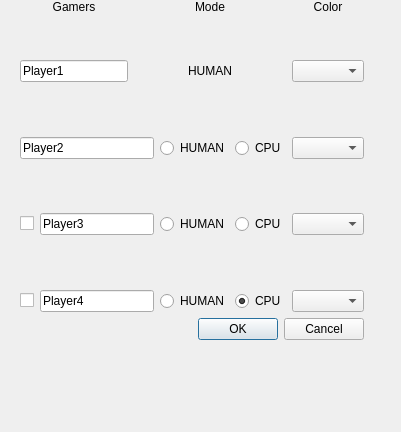
<?xml version="1.0" encoding="UTF-8"?>
<ui version="4.0">
 <class>GameplaySettings</class>
 <widget class="QDialog" name="GameplaySettings">
  <property name="geometry">
   <rect>
    <x>0</x>
    <y>0</y>
    <width>401</width>
    <height>432</height>
   </rect>
  </property>
  <property name="windowTitle">
   <string>Dialog</string>
  </property>
  <widget class="QWidget" name="layoutWidget">
   <property name="geometry">
    <rect>
     <x>20</x>
     <y>0</y>
     <width>344</width>
     <height>410</height>
    </rect>
   </property>
   <layout class="QVBoxLayout" name="verticalLayout">
    <item>
     <layout class="QGridLayout" name="gridLayout">
      <item row="0" column="2">
       <widget class="QLabel" name="label_5">
        <property name="text">
         <string>Mode</string>
        </property>
        <property name="alignment">
         <set>Qt::AlignCenter</set>
        </property>
       </widget>
      </item>
      <item row="3" column="0">
       <widget class="QLineEdit" name="lineEditP1">
        <property name="text">
         <string>Player1</string>
        </property>
       </widget>
      </item>
      <item row="2" column="2">
       <spacer name="verticalSpacer_4">
        <property name="orientation">
         <enum>Qt::Vertical</enum>
        </property>
        <property name="sizeHint" stdset="0">
         <size>
          <width>20</width>
          <height>40</height>
         </size>
        </property>
       </spacer>
      </item>
      <item row="3" column="1">
       <spacer name="horizontalSpacer">
        <property name="orientation">
         <enum>Qt::Horizontal</enum>
        </property>
        <property name="sizeHint" stdset="0">
         <size>
          <width>40</width>
          <height>20</height>
         </size>
        </property>
       </spacer>
      </item>
      <item row="3" column="2">
       <widget class="QLabel" name="label_2">
        <property name="text">
         <string>HUMAN</string>
        </property>
        <property name="alignment">
         <set>Qt::AlignCenter</set>
        </property>
       </widget>
      </item>
      <item row="2" column="0">
       <spacer name="verticalSpacer_9">
        <property name="orientation">
         <enum>Qt::Vertical</enum>
        </property>
        <property name="sizeHint" stdset="0">
         <size>
          <width>20</width>
          <height>40</height>
         </size>
        </property>
       </spacer>
      </item>
      <item row="0" column="4">
       <widget class="QLabel" name="label_6">
        <property name="text">
         <string>Color</string>
        </property>
        <property name="alignment">
         <set>Qt::AlignCenter</set>
        </property>
       </widget>
      </item>
      <item row="3" column="4">
       <widget class="QComboBox" name="comboBoxP1"/>
      </item>
      <item row="2" column="4">
       <spacer name="verticalSpacer_5">
        <property name="orientation">
         <enum>Qt::Vertical</enum>
        </property>
        <property name="sizeHint" stdset="0">
         <size>
          <width>20</width>
          <height>40</height>
         </size>
        </property>
       </spacer>
      </item>
      <item row="0" column="0">
       <widget class="QLabel" name="label_4">
        <property name="text">
         <string>Gamers</string>
        </property>
        <property name="alignment">
         <set>Qt::AlignCenter</set>
        </property>
       </widget>
      </item>
      <item row="3" column="3">
       <spacer name="horizontalSpacer_2">
        <property name="orientation">
         <enum>Qt::Horizontal</enum>
        </property>
        <property name="sizeHint" stdset="0">
         <size>
          <width>40</width>
          <height>20</height>
         </size>
        </property>
       </spacer>
      </item>
     </layout>
    </item>
    <item>
     <layout class="QGridLayout" name="gridLayout_2">
      <item row="0" column="0">
       <spacer name="verticalSpacer_10">
        <property name="orientation">
         <enum>Qt::Vertical</enum>
        </property>
        <property name="sizeHint" stdset="0">
         <size>
          <width>20</width>
          <height>40</height>
         </size>
        </property>
       </spacer>
      </item>
      <item row="0" column="1">
       <spacer name="verticalSpacer_3">
        <property name="orientation">
         <enum>Qt::Vertical</enum>
        </property>
        <property name="sizeHint" stdset="0">
         <size>
          <width>20</width>
          <height>40</height>
         </size>
        </property>
       </spacer>
      </item>
      <item row="0" column="2">
       <spacer name="verticalSpacer_6">
        <property name="orientation">
         <enum>Qt::Vertical</enum>
        </property>
        <property name="sizeHint" stdset="0">
         <size>
          <width>20</width>
          <height>40</height>
         </size>
        </property>
       </spacer>
      </item>
      <item row="1" column="0">
       <widget class="QLineEdit" name="lineEditP2">
        <property name="text">
         <string>Player2</string>
        </property>
       </widget>
      </item>
      <item row="1" column="1">
       <layout class="QHBoxLayout" name="horizontalLayout">
        <property name="spacing">
         <number>6</number>
        </property>
        <item>
         <widget class="QRadioButton" name="radioButtonP2">
          <property name="enabled">
           <bool>true</bool>
          </property>
          <property name="text">
           <string>HUMAN</string>
          </property>
         </widget>
        </item>
        <item>
         <widget class="QRadioButton" name="radioButtonP2_2">
          <property name="enabled">
           <bool>true</bool>
          </property>
          <property name="text">
           <string>CPU</string>
          </property>
          <property name="checked">
           <bool>true</bool>
          </property>
         </widget>
        </item>
       </layout>
      </item>
      <item row="1" column="2">
       <widget class="QComboBox" name="comboBoxP2"/>
      </item>
     </layout>
    </item>
    <item>
     <layout class="QGridLayout" name="gridLayout_3">
      <item row="0" column="0">
       <spacer name="verticalSpacer_11">
        <property name="orientation">
         <enum>Qt::Vertical</enum>
        </property>
        <property name="sizeHint" stdset="0">
         <size>
          <width>20</width>
          <height>40</height>
         </size>
        </property>
       </spacer>
      </item>
      <item row="0" column="1">
       <spacer name="verticalSpacer">
        <property name="orientation">
         <enum>Qt::Vertical</enum>
        </property>
        <property name="sizeHint" stdset="0">
         <size>
          <width>20</width>
          <height>40</height>
         </size>
        </property>
       </spacer>
      </item>
      <item row="0" column="2">
       <spacer name="verticalSpacer_7">
        <property name="orientation">
         <enum>Qt::Vertical</enum>
        </property>
        <property name="sizeHint" stdset="0">
         <size>
          <width>20</width>
          <height>40</height>
         </size>
        </property>
       </spacer>
      </item>
      <item row="1" column="0">
       <layout class="QHBoxLayout" name="horizontalLayout_4">
        <item>
         <widget class="QCheckBox" name="checkBoxP3">
          <property name="text">
           <string/>
          </property>
         </widget>
        </item>
        <item>
         <widget class="QLineEdit" name="lineEditP3">
          <property name="text">
           <string>Player3</string>
          </property>
         </widget>
        </item>
       </layout>
      </item>
      <item row="1" column="1">
       <layout class="QHBoxLayout" name="horizontalLayout_2">
        <property name="spacing">
         <number>6</number>
        </property>
        <item>
         <widget class="QRadioButton" name="radioButtonP3">
          <property name="enabled">
           <bool>true</bool>
          </property>
          <property name="text">
           <string>HUMAN</string>
          </property>
         </widget>
        </item>
        <item>
         <widget class="QRadioButton" name="radioButtonP3_2">
          <property name="enabled">
           <bool>true</bool>
          </property>
          <property name="text">
           <string>CPU</string>
          </property>
          <property name="checked">
           <bool>true</bool>
          </property>
         </widget>
        </item>
       </layout>
      </item>
      <item row="1" column="2">
       <widget class="QComboBox" name="comboBoxP3"/>
      </item>
     </layout>
    </item>
    <item>
     <layout class="QGridLayout" name="gridLayout_4">
      <item row="0" column="0">
       <spacer name="verticalSpacer_12">
        <property name="orientation">
         <enum>Qt::Vertical</enum>
        </property>
        <property name="sizeHint" stdset="0">
         <size>
          <width>20</width>
          <height>40</height>
         </size>
        </property>
       </spacer>
      </item>
      <item row="0" column="1">
       <spacer name="verticalSpacer_2">
        <property name="orientation">
         <enum>Qt::Vertical</enum>
        </property>
        <property name="sizeHint" stdset="0">
         <size>
          <width>20</width>
          <height>40</height>
         </size>
        </property>
       </spacer>
      </item>
      <item row="0" column="2">
       <spacer name="verticalSpacer_8">
        <property name="orientation">
         <enum>Qt::Vertical</enum>
        </property>
        <property name="sizeHint" stdset="0">
         <size>
          <width>20</width>
          <height>40</height>
         </size>
        </property>
       </spacer>
      </item>
      <item row="1" column="0">
       <layout class="QHBoxLayout" name="horizontalLayout_5">
        <item>
         <widget class="QCheckBox" name="checkBoxP4">
          <property name="text">
           <string/>
          </property>
         </widget>
        </item>
        <item>
         <widget class="QLineEdit" name="lineEditP4">
          <property name="text">
           <string>Player4</string>
          </property>
         </widget>
        </item>
       </layout>
      </item>
      <item row="1" column="1">
       <layout class="QHBoxLayout" name="horizontalLayout_3">
        <property name="spacing">
         <number>6</number>
        </property>
        <item>
         <widget class="QRadioButton" name="radioButtonP4">
          <property name="enabled">
           <bool>true</bool>
          </property>
          <property name="text">
           <string>HUMAN</string>
          </property>
         </widget>
        </item>
        <item>
         <widget class="QRadioButton" name="radioButtonP4_2">
          <property name="enabled">
           <bool>true</bool>
          </property>
          <property name="text">
           <string>CPU</string>
          </property>
          <property name="checked">
           <bool>true</bool>
          </property>
         </widget>
        </item>
       </layout>
      </item>
      <item row="1" column="2">
       <widget class="QComboBox" name="comboBoxP4"/>
      </item>
     </layout>
    </item>
    <item>
     <widget class="QDialogButtonBox" name="buttonBox_2">
      <property name="orientation">
       <enum>Qt::Horizontal</enum>
      </property>
      <property name="standardButtons">
       <set>QDialogButtonBox::Cancel|QDialogButtonBox::Ok</set>
      </property>
     </widget>
    </item>
    <item>
     <spacer name="verticalSpacer_13">
      <property name="orientation">
       <enum>Qt::Vertical</enum>
      </property>
      <property name="sizeHint" stdset="0">
       <size>
        <width>20</width>
        <height>40</height>
       </size>
      </property>
     </spacer>
    </item>
   </layout>
  </widget>
 </widget>
 <resources/>
 <connections/>
</ui>
